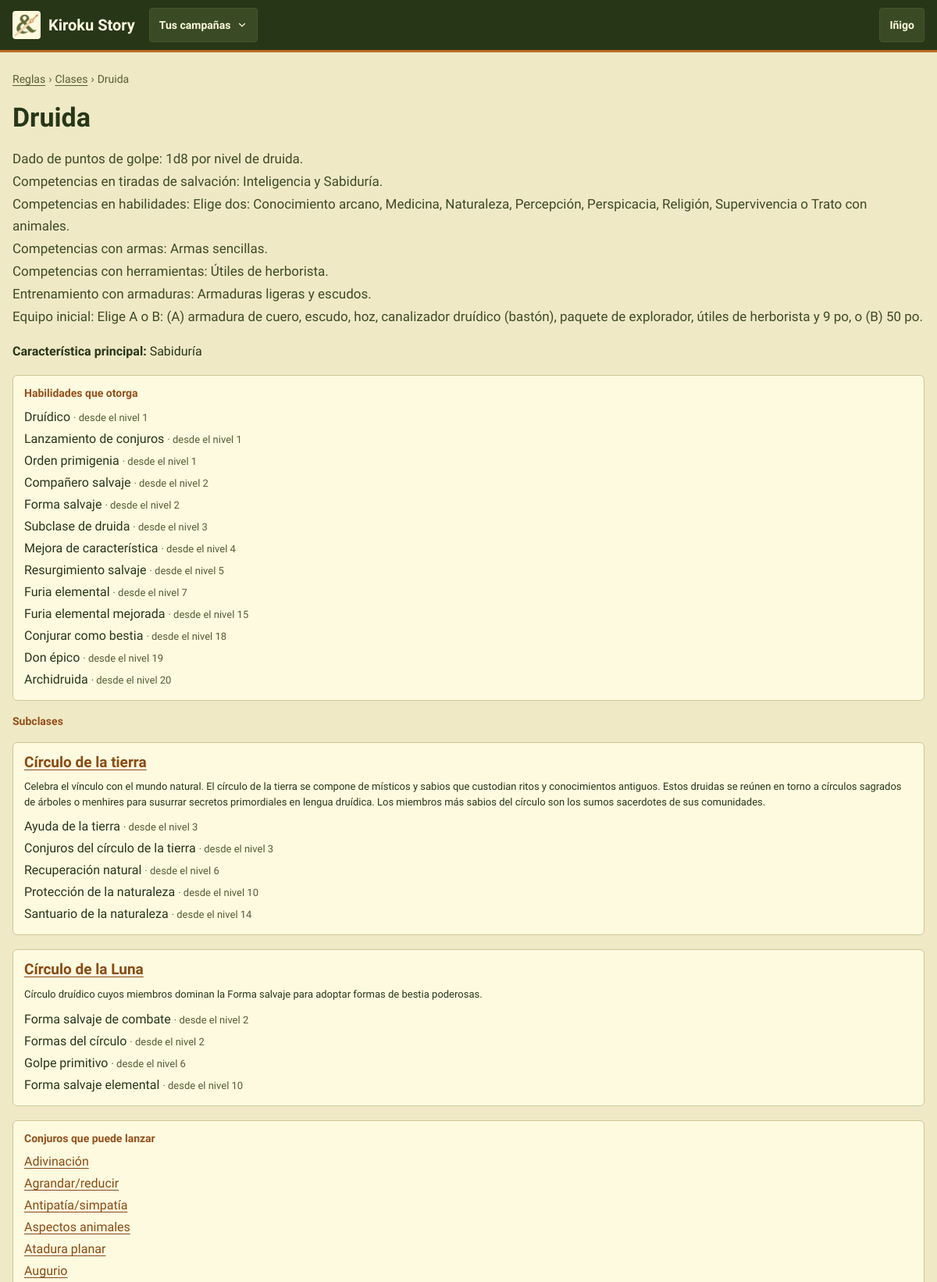
The app's page /reglas/clases/5/ (signed in, upper part) with its own data.
### CampaignManager/models.py (models this page shows, shortened)
class User(AbstractUser):
    class SheetView(models.TextChoices):
        WEB = "web", "Vista web"
        FICHA = "ficha", "Vista ficha"
    sheet_view = models.CharField(max_length=5, choices=SheetView.choices, default=SheetView.WEB)

class CharacterClass(models.Model):
    class Magic(models.TextChoices):
        COMPLETA = "completa", "Lanzador completo"
        MEDIA = "media", "Medio lanzador"
        PACTO = "pacto", "Magia de pacto"
        NINGUNA = "ninguna", "Sin magia"
    name = models.CharField(max_length=100)
    primary_ability = models.CharField(max_length=50)
    description = models.TextField(blank=True)
    magic = models.CharField(max_length=10, choices=Magic.choices, default=Magic.NINGUNA,
                             help_text="Gives the character's magic points at each level")
    bespoke = models.BooleanField(default=False, help_text="Made by a master for a character: players do not see it in the catalog lists")
    abilities = models.ManyToManyField("Ability", through="ClassAbility")
    spells = models.ManyToManyField("Spell", blank=True)
    class Meta:
        verbose_name_plural = "character classes"

class ClassAbility(models.Model):
    char_class = models.ForeignKey("CharacterClass", on_delete=models.CASCADE)
    ability = models.ForeignKey("Ability", on_delete=models.CASCADE)
    level_required = models.IntegerField(default=1)
    class Meta:
        verbose_name_plural = "class abilities"
        constraints = [
            models.UniqueConstraint(fields=["char_class", "ability"], name="unique_class_ability"),
        ]

class Ability(models.Model):
    name = models.CharField(max_length=100)
    unique = models.BooleanField(
        default=False,
        help_text="If true, only one character per campaign can have it",
    )
    description = models.TextField(blank=True)
    feat = models.BooleanField(default=False, help_text="A feat: chosen when levelling up at levels 4, 8, 12, 16 and 20")
    feat_min_level = models.PositiveSmallIntegerField(
        default=rules.FEAT_LEVELS[0],
        validators=[MinValueValidator(1), MaxValueValidator(rules.MAX_LEVEL)],
        help_text="Only for feats: the lowest level at which it can be chosen (e.g. 19 for epic boons, so from level 20)",
    )
    effects = models.ManyToManyField("Effect", blank=True)
    class Meta:
        verbose_name_plural = "abilities"

class Subclass(models.Model):
    name = models.CharField(max_length=100)
    description = models.TextField(blank=True)
    char_class = models.ForeignKey("CharacterClass", on_delete=models.CASCADE, related_name="subclasses")
    abilities = models.ManyToManyField("Ability", through="SubclassAbility")
    class Meta:
        verbose_name_plural = "subclasses"

class SubclassAbility(models.Model):
    subclass = models.ForeignKey("Subclass", on_delete=models.CASCADE)
    ability = models.ForeignKey("Ability", on_delete=models.CASCADE)
    level_required = models.IntegerField(default=1)
    class Meta:
        verbose_name_plural = "subclass abilities"
        constraints = [
            models.UniqueConstraint(fields=["subclass", "ability"], name="unique_subclass_ability"),
        ]

class Spell(models.Model):
    name = models.CharField(max_length=100)
    level = models.IntegerField(default=0, help_text="0 = cantrip (truco)")
    casting_time = models.CharField(max_length=200)
    range = models.IntegerField(null=True, blank=True, help_text="In meters. Empty if not a distance (Vista, Ilimitado, Especial)")
    duration = models.CharField(max_length=50)
    description = models.TextField(blank=True)
    components = models.ManyToManyField("Component", blank=True)
    attacks = models.ManyToManyField("Attack", blank=True)
    effects = models.ManyToManyField("Effect", blank=True)

### CampaignManager/views.py (the view)
# urls.py: path("reglas/clases/<int:pk>/", views.CharacterClassDetailView.as_view(), name="character_class_detail"),
class CharacterClassDetailView(HideBespokeMixin, CatalogDetailView):
    model = CharacterClass
    context_object_name = "character_class"
    template_name = "character_class_detail.html"
    character_filter = "char_class"

### CampaignManager/context_processors.py (called while the page is built, shortened)
def campaign_nav(request):
    user = getattr(request, "user", None)
    if user is None or not user.is_authenticated:
        return {}
    campaigns = list(user_campaigns(user).prefetch_related("masters"))
    match = getattr(request, "resolver_match", None)
    campaign_id = match.kwargs.get("campaign_id") if match else None
    current = next((c for c in campaigns if c.pk == campaign_id), None)
    context = {"nav_campaigns": [
        {"campaign": c, "is_master": user in c.masters.all(), "status": _(STATUS_TEXT[c.status])} for c in campaigns
    ]}
    if current is None:
        return context

### CampaignManager/permissions.py (called while the page is built)
def user_campaigns(user):
    if not user.is_authenticated:
        return Campaign.objects.none()
    return Campaign.objects.filter(Q(masters=user) | Q(players=user)).distinct()

def visible_characters(user):
    if not user.is_authenticated:
        return Character.objects.none()
    visible = (Q(campaigns__masters=user)
               | Q(campaigns__players=user, is_npc=False, status=Character.Status.APROBADO)
               | Q(player=user))
    if user.dm_campaigns.exists():
        visible |= Q(is_npc=True, template__isnull=True, campaigns__isnull=True)
    return Character.objects.filter(visible).distinct()

### CampaignManager/templatetags/mesa.py (called while the page is built)
@register.simple_tag
def asset(path):
    url = static(path)
    found = finders.find(path)
    return f"{url}?v={int(os.path.getmtime(found))}" if found else url

### CampaignManager/views.py (called while the page is built)
    def get_queryset(self):
        queryset = super().get_queryset()
        if not self.request.user.dm_campaigns.exists():
            queryset = queryset.filter(bespoke=False)
        return queryset

    def get_context_data(self, **kwargs):
        context = super().get_context_data(**kwargs)
        if self.character_filter:
            context["characters"] = visible_characters(self.request.user).filter(
                **{self.character_filter: self.object}).order_by("name")
        return context

### CampaignManager/templates/character_class_detail.html (shortened to what this page needs)
{% extends "base.html" %}
{% load i18n %}
{% block content %}
<section class="pila" aria-labelledby="h-reglas">
    <nav class="migas" aria-label="{% translate 'Ruta' %}"><a href="{% url 'index' %}">{% translate "Reglas" %}</a> <span aria-hidden="true">›</span> <a href="{% url 'character_class_list' %}">{% translate "Clases" %}</a> <span aria-hidden="true">›</span> <span>{{ character_class.name }}</span></nav>
    <h1 id="h-reglas">{{ character_class.name }}</h1>
    {% if character_class.description %}<div class="lectura-p">{{ character_class.description|linebreaks }}</div>{% endif %}
    <p><b>{% translate "Característica principal" %}:</b> {{ character_class.primary_ability }}</p>
    <div class="tarjeta compacta">
        <h2 class="rotulo">{% translate "Habilidades que otorga" %}</h2>
        <ul class="lista-limpia" style="gap:4px">
            {% for row in character_class.classability_set.all %}<li>{{ row.ability.name }} <span class="pequeno atenuado">· {% translate "desde el nivel" %} {{ row.level_required }}</span></li>
            {% empty %}<li class="atenuado">{% translate "Esta clase no otorga habilidades." %}</li>{% endfor %}
        </ul>
    </div>
    <h2 class="rotulo">{% translate "Subclases" %}</h2>
    {% for subclass in character_class.subclasses.all %}
    <div class="tarjeta compacta">
        <h3><a href="{% url 'subclass_detail' subclass.pk %}">{{ subclass.name }}</a></h3>
        {% if subclass.description %}<div class="pequeno">{{ subclass.description|linebreaks }}</div>{% endif %}
        <ul class="lista-limpia" style="gap:4px">
            {% for row in subclass.subclassability_set.all %}<li>{{ row.ability.name }} <span class="pequeno atenuado">· {% translate "desde el nivel" %} {{ row.level_required }}</span></li>
            {% empty %}<li class="atenuado">{% translate "Esta subclase no otorga habilidades." %}</li>{% endfor %}
        </ul>
    </div>
    {% empty %}<p class="atenuado">{% translate "Esta clase no tiene subclases." %}</p>{% endfor %}
    <div class="tarjeta compacta">
        <h2 class="rotulo">{% translate "Conjuros que puede lanzar" %}</h2>
        <ul class="lista-limpia" style="gap:4px">{% for spell in character_class.spells.all %}<li><a href="{% url 'spell_detail' spell.pk %}">{{ spell.name }}</a></li>{% empty %}<li class="atenuado">{% translate "Esta clase no lanza conjuros." %}</li>{% endfor %}</ul>
    </div>
</section>
{% endblock %}

### CampaignManager/templates/base.html (shortened to what this page needs)
{% load static i18n mesa %}<!DOCTYPE html>
{% get_current_language as LANGUAGE_CODE %}
<html lang="{{ LANGUAGE_CODE }}">
<head>
    <link rel="stylesheet" href="{% asset 'css/mesa.css' %}">
</head>
<body>
<header class="cabecera">
    <div class="cabecera-inner">
        <a class="marca" href="{% url 'start' %}">
            <img src="{% asset 'img/logo-small.png' %}" alt="" width="36" height="36">
            <span>Kiroku Story</span>
        </a>
        {% if user.is_authenticated and nav_campaigns %}
        <details class="desplegable">
            <summary aria-label="{% translate 'Cambiar de campaña' %}">{% if nav_campaign %}{{ nav_campaign.name }}{% else %}{% translate "Tus campañas" %}{% endif %}
                <svg width="14" height="14" viewBox="0 0 24 24" fill="none" stroke="currentColor" stroke-width="2" stroke-linecap="round" aria-hidden="true"><path d="M6 9l6 6 6-6"></path></svg></summary>
        </details>
        {% endif %}
        {% if user.is_authenticated %}
        <details class="desplegable">
            <summary>{{ user.get_short_name|default:user.username }}</summary>
        </details>
        {% endif %}
    </div>
</header>
<main id="principal" class="contenido">
    {% block content %}{% endblock %}
</main>
                    {% get_available_languages as LANGUAGES %}
</body>
</html>

### CampaignManager/static/css/mesa.css (style rules this page uses)
:root { --bg:#EFE9C6; --surface:#FEFAE0; --surface2:#F6F0D0; --line:#CFC696; --text:#283618; --text2:#3E4A26; --muted:#565D33; --accent:#606C38; --on-accent:#FEFAE0; --link:#8A4A12; --label:#94501A; --copper:#BC6C25; --ochre:#DDA15E; --accent-soft:#E8E6C2; --accent-soft-text:#3A4520; --hp:#A3561C; --ap:#606C38; --magic:#6A4A62; --track:#E2DAB0; --ok-bg:#E2E6C0; --ok-text:#3E4A1E; --warn-bg:#F6E2BC; --warn-text:#6E4410; --danger-bg:#F2D6C0; --danger-text:#8A3A10; --neutral-bg:#ECE6C4; --neutral-text:#3E4A26; --secret-bg:#E9E0DC; --secret-text:#5C3F54; --info-bg:#DDE3CF; --info-text:#33482E; --teal-bg:#D9E3CC; --teal-text:#2F5233; --r-card:6px; --r-ctl:4px; --font:'Cardo', Georgia, serif; --tap:44px; }
*,*::before,*::after { box-sizing:border-box }
html { -webkit-text-size-adjust:100% }
body { margin:0;background:var(--bg);color:var(--text);font-family:var(--font);font-size:16px;line-height:1.5 }
img { max-width:100% }
a { color:var(--link);text-underline-offset:3px }
h1,h2,h3,h4 { font-family:var(--font);font-weight:700;line-height:1.2;margin:0 }
h1 { font-size:34px }
h2 { font-size:24px }
h3 { font-size:19px }
p { margin:0 }
ul,ol { margin:0;padding:0 }
::placeholder { color:var(--muted);opacity:1 }
.cabecera { background:#283618;color:#FEFAE0;border-bottom:3px solid #BC6C25 }
.cabecera a { color:#FEFAE0 }
.cabecera-inner { max-width:1240px;margin:0 auto;padding:0 16px;display:flex;flex-wrap:wrap;align-items:center;gap:6px 18px;min-height:64px }
.marca { display:flex;align-items:center;gap:10px;font-weight:700;font-size:20px;text-decoration:none;min-height:var(--tap) }
.marca img { flex:none;width:36px;height:36px;padding:3px;border-radius:var(--r-ctl);background:var(--surface);object-fit:contain }
.desplegable { position:relative }
.desplegable>summary { list-style:none;min-height:var(--tap);padding:0 12px;border-radius:var(--r-ctl);border:1px solid #46552C;background:#3A4A24;display:flex;align-items:center;gap:8px;font-size:14px;font-weight:700;cursor:pointer }
.contenido { max-width:1240px;margin:0 auto;padding:24px 16px 64px }
.pila { display:flex;flex-direction:column;gap:18px }
.tarjeta { background:var(--surface);border:1px solid var(--line);border-radius:var(--r-card);padding:18px 20px;display:flex;flex-direction:column;gap:10px }
.tarjeta.compacta { padding:14px }
.rotulo { font-size:14px;font-weight:700;color:var(--label);margin:0 }
.atenuado { color:var(--muted) }
.pequeno { font-size:13px }
.lectura-p p { font-size:17px;line-height:1.7;color:var(--text2) }
.lista-limpia { list-style:none;padding:0;margin:0;display:flex;flex-direction:column;gap:10px }
.migas { display:flex;flex-wrap:wrap;align-items:center;gap:4px;font-size:14px;color:var(--muted) }
.migas a { color:var(--muted) }

### records on screen
User: get_short_name "Iñigo"
CharacterClass: name "Druida", description "Dado de puntos de golpe: 1d8 por nivel de druida. Competencias en tiradas de salvación: Inteligencia y Sabiduría. Competencias en habilidades: Elige dos: Conocimiento arcano, Medicina, Naturaleza, Percepción, Perspicacia, Religión, Supervivencia o Trato con animales. Competencias con armas: Armas sencillas. Competencias con herramientas: Útiles de herborista. Entrenamiento con armaduras: Armaduras ligeras y escudos. Equipo inicial: Elige A o B: (A) armadura de cuero, escudo, hoz, canalizador druídico (bastón), paquete de explorador, útiles de herborista y 9 po, o (B) 50 po.", primary_ability "Sabiduría"
ClassAbility: ability.name "Druídico", level_required "1"
ClassAbility: ability.name "Lanzamiento de conjuros", level_required "1"
ClassAbility: ability.name "Orden primigenia", level_required "1"
ClassAbility: ability.name "Compañero salvaje", level_required "2"
ClassAbility: ability.name "Forma salvaje", level_required "2"
ClassAbility: ability.name "Subclase de druida", level_required "3"
ClassAbility: ability.name "Mejora de característica", level_required "4"
ClassAbility: ability.name "Resurgimiento salvaje", level_required "5"
ClassAbility: ability.name "Furia elemental", level_required "7"
ClassAbility: ability.name "Furia elemental mejorada", level_required "15"
ClassAbility: ability.name "Conjurar como bestia", level_required "18"
ClassAbility: ability.name "Don épico", level_required "19"
ClassAbility: ability.name "Archidruida", level_required "20"
Subclass: name "Círculo de la tierra", description "Celebra el vínculo con el mundo natural. El círculo de la tierra se compone de místicos y sabios que custodian ritos y conocimientos antiguos. Estos druidas se reúnen en torno a círculos sagrados de árboles o menhires para susurrar secretos primordiales en lengua druídica. Los miembros más sabios del círculo son los sumos sacerdotes de sus comunidades."
SubclassAbility: ability.name "Ayuda de la tierra", level_required "3"
SubclassAbility: ability.name "Conjuros del círculo de la tierra", level_required "3"
SubclassAbility: ability.name "Recuperación natural", level_required "6"
SubclassAbility: ability.name "Protección de la naturaleza", level_required "10"
SubclassAbility: ability.name "Santuario de la naturaleza", level_required "14"
Subclass: name "Círculo de la Luna", description "Círculo druídico cuyos miembros dominan la Forma salvaje para adoptar formas de bestia poderosas."
SubclassAbility: ability.name "Forma salvaje de combate", level_required "2"
SubclassAbility: ability.name "Formas del círculo", level_required "2"
SubclassAbility: ability.name "Golpe primitivo", level_required "6"
SubclassAbility: ability.name "Forma salvaje elemental", level_required "10"
Spell: name "Adivinación"
Spell: name "Agrandar/reducir"
Spell: name "Antipatía/simpatía"
Spell: name "Aspectos animales"
Spell: name "Atadura planar"
Spell: name "Augurio"
